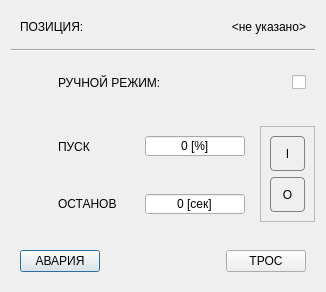
<?xml version="1.0" encoding="UTF-8"?>
<ui version="4.0">
 <class>GearFQ</class>
 <widget class="QDialog" name="GearFQ">
  <property name="windowModality">
   <enum>Qt::ApplicationModal</enum>
  </property>
  <property name="geometry">
   <rect>
    <x>0</x>
    <y>0</y>
    <width>326</width>
    <height>292</height>
   </rect>
  </property>
  <property name="windowTitle">
   <string>Управление ЧП</string>
  </property>
  <property name="styleSheet">
   <string notr="true">#centralwidget,#GearFQ,QWidget[style=&quot;content&quot;]
{
	background-color: rgb(94, 92, 100);
}
QAbstractButton:flat
{
	border: 1px solid gray;
	border-radius: 4px;
}
QAbstractButton:flat:pressed
{
	background-color: green;
}
QAbstractButton:flat[style=&quot;open&quot;]
{
	image: url(:/concrete/stop.png);
}
QAbstractButton:flat:pressed[style=&quot;open&quot;]
{
	image: url(:/concrete/down.png);
}
QAbstractButton:flat:checked[style=&quot;open&quot;]
{
	image: url(:/concrete/down.png);
}
QLabel[style=&quot;huge&quot;]
{
	font-size: 20pt;
	font-weight: bold;
	color: white;
}
QLabel[style=&quot;gigantic&quot;]
{
	font-size: 32pt;
	font-weight: bold;
	color: white;
}

QLabel[style=&quot;badge&quot;]
{
	border: 1px solid red;
	background-color: rgba(0,0,0,100);
	color: white;
	border-radius: 4px;
}
QLabel[style=&quot;vodoley-status&quot;]
{
	border: none;
	background-color: rgb(98, 160, 234);
	color: white;
	border-radius: 4px;
	font-weight: bold;
	font-size: 9pt;
	padding: 8px;
}
QLabel[style='hint']
{
	color: lightGray;
	font-weight: bold;
	font-size: 10pt;
}
QLabel[style='tips']
{
	color: lightGray;
	font-size: 7pt;
}
QLabel[style='sys']
{
	color: yellow;
	font-size: 7pt;
}
QGroupBox[style=&quot;vodoley&quot;]
{
	background-color: rgb(94, 92, 100);
	border: 1px solid gray;
}
QAbstractButton:flat[style=&quot;danger&quot;]
{
	background-color: rgba(224, 27, 36,80);
	color: lightGray;
}
QAbstractButton:flat::checked[style=&quot;danger&quot;]
{
	background-color: rgba(224, 27, 36,255);
	color: white;
}
QAbstractButton:flat[style=&quot;warning&quot;]
{
	background-color: rgba(46, 194, 126,80);
	color: lightGray;
}
QAbstractButton:flat::checked[style=&quot;warning&quot;]
{
	background-color: rgb(46, 194, 126);
	color: white;
}
</string>
  </property>
  <property name="modal">
   <bool>true</bool>
  </property>
  <property name="prefix" stdset="0">
   <string>SIEVER</string>
  </property>
  <layout class="QGridLayout" name="gridLayout">
   <item row="7" column="0" colspan="2">
    <widget class="QWidget" name="row_6" native="true">
     <layout class="QHBoxLayout" name="horizontalLayout_6">
      <item>
       <widget class="QPushButton" name="test_fault">
        <property name="text">
         <string>АВАРИЯ</string>
        </property>
        <property name="rsn" stdset="0">
         <number>0</number>
        </property>
       </widget>
      </item>
      <item>
       <spacer name="horizontalSpacer">
        <property name="orientation">
         <enum>Qt::Horizontal</enum>
        </property>
        <property name="sizeHint" stdset="0">
         <size>
          <width>40</width>
          <height>20</height>
         </size>
        </property>
       </spacer>
      </item>
      <item>
       <widget class="QPushButton" name="test_lock">
        <property name="text">
         <string>ТРОС</string>
        </property>
        <property name="rsn" stdset="0">
         <number>0</number>
        </property>
       </widget>
      </item>
     </layout>
    </widget>
   </item>
   <item row="0" column="0" colspan="2">
    <widget class="QWidget" name="row_1" native="true">
     <layout class="QHBoxLayout" name="horizontalLayout">
      <item>
       <widget class="QLabel" name="hint_name">
        <property name="text">
         <string>ПОЗИЦИЯ:</string>
        </property>
        <property name="style" stdset="0">
         <string>hint</string>
        </property>
       </widget>
      </item>
      <item>
       <widget class="QLabel" name="name">
        <property name="minimumSize">
         <size>
          <width>100</width>
          <height>0</height>
         </size>
        </property>
        <property name="text">
         <string>&lt;не указано&gt;</string>
        </property>
        <property name="alignment">
         <set>Qt::AlignRight|Qt::AlignTrailing|Qt::AlignVCenter</set>
        </property>
        <property name="style" stdset="0">
         <string>hint</string>
        </property>
       </widget>
      </item>
     </layout>
    </widget>
   </item>
   <item row="1" column="0" colspan="2">
    <widget class="Line" name="line">
     <property name="orientation">
      <enum>Qt::Horizontal</enum>
     </property>
    </widget>
   </item>
   <item row="2" column="0" colspan="2">
    <widget class="QWidget" name="row_4" native="true">
     <layout class="QHBoxLayout" name="horizontalLayout_4">
      <item>
       <widget class="QLabel" name="icon_sp_4">
        <property name="minimumSize">
         <size>
          <width>32</width>
          <height>32</height>
         </size>
        </property>
        <property name="maximumSize">
         <size>
          <width>32</width>
          <height>32</height>
         </size>
        </property>
        <property name="text">
         <string/>
        </property>
        <property name="pixmap">
         <pixmap resource="../resources.qrc">:/hand.png</pixmap>
        </property>
        <property name="scaledContents">
         <bool>true</bool>
        </property>
       </widget>
      </item>
      <item>
       <widget class="QLabel" name="hint_fq_3">
        <property name="text">
         <string>РУЧНОЙ РЕЖИМ:</string>
        </property>
        <property name="style" stdset="0">
         <string>hint</string>
        </property>
       </widget>
      </item>
      <item>
       <widget class="QCheckBox" name="checkBox">
        <property name="layoutDirection">
         <enum>Qt::RightToLeft</enum>
        </property>
        <property name="text">
         <string/>
        </property>
       </widget>
      </item>
     </layout>
    </widget>
   </item>
   <item row="5" column="0">
    <widget class="QWidget" name="row_3" native="true">
     <layout class="QHBoxLayout" name="horizontalLayout_3">
      <item>
       <widget class="QLabel" name="icon_sp_3">
        <property name="minimumSize">
         <size>
          <width>32</width>
          <height>32</height>
         </size>
        </property>
        <property name="maximumSize">
         <size>
          <width>32</width>
          <height>32</height>
         </size>
        </property>
        <property name="text">
         <string/>
        </property>
        <property name="pixmap">
         <pixmap resource="../resources.qrc">:/timer.png</pixmap>
        </property>
        <property name="scaledContents">
         <bool>true</bool>
        </property>
       </widget>
      </item>
      <item>
       <widget class="QLabel" name="hint_fq_2">
        <property name="text">
         <string>ОСТАНОВ</string>
        </property>
        <property name="style" stdset="0">
         <string>hint</string>
        </property>
       </widget>
      </item>
      <item alignment="Qt::AlignRight">
       <widget class="QSpinBox" name="fq_2">
        <property name="minimumSize">
         <size>
          <width>100</width>
          <height>0</height>
         </size>
        </property>
        <property name="maximumSize">
         <size>
          <width>100</width>
          <height>16777215</height>
         </size>
        </property>
        <property name="alignment">
         <set>Qt::AlignCenter</set>
        </property>
        <property name="buttonSymbols">
         <enum>QAbstractSpinBox::NoButtons</enum>
        </property>
        <property name="suffix">
         <string> [сек]</string>
        </property>
        <property name="maximum">
         <number>100</number>
        </property>
       </widget>
      </item>
     </layout>
    </widget>
   </item>
   <item row="3" column="1" rowspan="4" alignment="Qt::AlignVCenter">
    <widget class="QFrame" name="console">
     <property name="minimumSize">
      <size>
       <width>55</width>
       <height>96</height>
      </size>
     </property>
     <property name="maximumSize">
      <size>
       <width>55</width>
       <height>16777215</height>
      </size>
     </property>
     <property name="frameShape">
      <enum>QFrame::StyledPanel</enum>
     </property>
     <layout class="QVBoxLayout" name="verticalLayout_15">
      <item>
       <widget class="QPushButton" name="on">
        <property name="sizePolicy">
         <sizepolicy hsizetype="Minimum" vsizetype="Preferred">
          <horstretch>0</horstretch>
          <verstretch>0</verstretch>
         </sizepolicy>
        </property>
        <property name="cursor">
         <cursorShape>PointingHandCursor</cursorShape>
        </property>
        <property name="text">
         <string>I</string>
        </property>
        <property name="flat">
         <bool>true</bool>
        </property>
        <property name="style" stdset="0">
         <string>danger</string>
        </property>
       </widget>
      </item>
      <item>
       <widget class="QPushButton" name="off">
        <property name="sizePolicy">
         <sizepolicy hsizetype="Minimum" vsizetype="Preferred">
          <horstretch>0</horstretch>
          <verstretch>0</verstretch>
         </sizepolicy>
        </property>
        <property name="cursor">
         <cursorShape>PointingHandCursor</cursorShape>
        </property>
        <property name="text">
         <string>O</string>
        </property>
        <property name="flat">
         <bool>true</bool>
        </property>
        <property name="style" stdset="0">
         <string>warning</string>
        </property>
       </widget>
      </item>
     </layout>
    </widget>
   </item>
   <item row="4" column="0">
    <widget class="QStackedWidget" name="stackedWidget">
     <property name="currentIndex">
      <number>0</number>
     </property>
     <widget class="QWidget" name="page_1">
      <property name="style" stdset="0">
       <string>content</string>
      </property>
      <layout class="QVBoxLayout" name="verticalLayout">
       <property name="leftMargin">
        <number>0</number>
       </property>
       <property name="topMargin">
        <number>0</number>
       </property>
       <property name="rightMargin">
        <number>0</number>
       </property>
       <property name="bottomMargin">
        <number>0</number>
       </property>
       <item>
        <widget class="QWidget" name="row_5" native="true">
         <layout class="QHBoxLayout" name="horizontalLayout_5">
          <item>
           <widget class="QLabel" name="icon_sp">
            <property name="minimumSize">
             <size>
              <width>32</width>
              <height>32</height>
             </size>
            </property>
            <property name="maximumSize">
             <size>
              <width>32</width>
              <height>32</height>
             </size>
            </property>
            <property name="text">
             <string/>
            </property>
            <property name="pixmap">
             <pixmap resource="../resources.qrc">:/speed.png</pixmap>
            </property>
            <property name="scaledContents">
             <bool>true</bool>
            </property>
           </widget>
          </item>
          <item>
           <widget class="QLabel" name="hint_sp">
            <property name="text">
             <string>ПУСК</string>
            </property>
            <property name="style" stdset="0">
             <string>hint</string>
            </property>
           </widget>
          </item>
          <item alignment="Qt::AlignRight">
           <widget class="QSpinBox" name="sp">
            <property name="minimumSize">
             <size>
              <width>100</width>
              <height>0</height>
             </size>
            </property>
            <property name="maximumSize">
             <size>
              <width>100</width>
              <height>16777215</height>
             </size>
            </property>
            <property name="alignment">
             <set>Qt::AlignCenter</set>
            </property>
            <property name="buttonSymbols">
             <enum>QAbstractSpinBox::NoButtons</enum>
            </property>
            <property name="suffix">
             <string> [%]</string>
            </property>
            <property name="maximum">
             <number>100</number>
            </property>
           </widget>
          </item>
         </layout>
        </widget>
       </item>
      </layout>
     </widget>
     <widget class="QWidget" name="page_2">
      <property name="style" stdset="0">
       <string>content</string>
      </property>
      <layout class="QVBoxLayout" name="verticalLayout_2">
       <property name="leftMargin">
        <number>0</number>
       </property>
       <property name="topMargin">
        <number>0</number>
       </property>
       <property name="rightMargin">
        <number>0</number>
       </property>
       <property name="bottomMargin">
        <number>0</number>
       </property>
       <item>
        <widget class="QWidget" name="row_2" native="true">
         <layout class="QHBoxLayout" name="horizontalLayout_2">
          <item>
           <widget class="QLabel" name="icon_sp_2">
            <property name="minimumSize">
             <size>
              <width>32</width>
              <height>32</height>
             </size>
            </property>
            <property name="maximumSize">
             <size>
              <width>32</width>
              <height>32</height>
             </size>
            </property>
            <property name="text">
             <string/>
            </property>
            <property name="pixmap">
             <pixmap resource="../resources.qrc">:/speed.png</pixmap>
            </property>
            <property name="scaledContents">
             <bool>true</bool>
            </property>
           </widget>
          </item>
          <item>
           <widget class="QLabel" name="hint_fq">
            <property name="text">
             <string>СКОРОСТЬ</string>
            </property>
            <property name="style" stdset="0">
             <string>hint</string>
            </property>
           </widget>
          </item>
          <item alignment="Qt::AlignRight">
           <widget class="QSpinBox" name="fq">
            <property name="minimumSize">
             <size>
              <width>100</width>
              <height>0</height>
             </size>
            </property>
            <property name="maximumSize">
             <size>
              <width>100</width>
              <height>16777215</height>
             </size>
            </property>
            <property name="alignment">
             <set>Qt::AlignCenter</set>
            </property>
            <property name="buttonSymbols">
             <enum>QAbstractSpinBox::NoButtons</enum>
            </property>
            <property name="suffix">
             <string> [%]</string>
            </property>
            <property name="maximum">
             <number>100</number>
            </property>
           </widget>
          </item>
         </layout>
        </widget>
       </item>
      </layout>
     </widget>
    </widget>
   </item>
  </layout>
 </widget>
 <resources>
  <include location="../resources.qrc"/>
 </resources>
 <connections/>
</ui>
